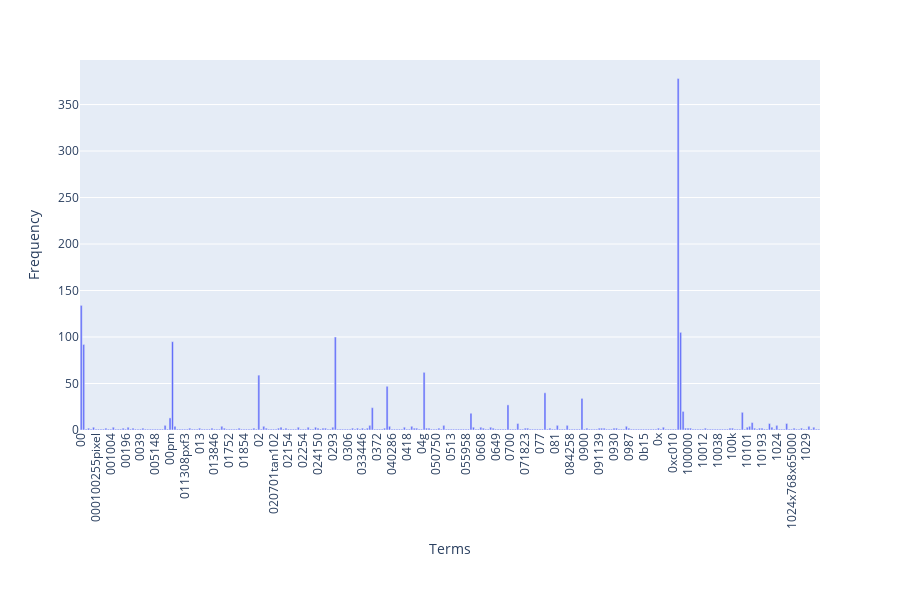

This figure's notebook cell:
### Markdown cell above
### >>> **Exercise 12 (take home):**
If you want a nicer interactive visualization here, I would encourage you try to install and use plotly to achieve this.

### Code cell
# Answer here
import plotly.express as px

feature_names = count_vect.get_feature_names_out()[:300]
frequencies = term_frequencies[:300]


df = pd.DataFrame({'terms': feature_names,'frequency': frequencies})

# 使用 Plotly Express 建立互動式條形圖
fig = px.bar(df, 
             x='terms', 
             y='frequency',
             labels={'terms': 'Terms', 'frequency': 'Frequency'},
             height=600)

# 調整圖表樣式
fig.update_layout(
    xaxis_tickangle=-90,
    xaxis_title="Terms",
    yaxis_title="Frequency",
    showlegend=False,
    margin=dict(b=170)  # 增加底部邊距以容納旋轉的標籤
)

### Figure 1 — Plotly figure (JSON) as saved in the notebook; plotly's stock layout.template omitted (floating-point values rounded to 4 significant figures; data arrays with more than 128 entries replaced by an {"elided": "..."} marker saying what was removed)
{"data": [{"hovertemplate": "Terms=%{x}<br>Frequency=%{y}<extra></extra>", "legendgroup": "", "marker": {"color": "#636efa", "pattern": {"shape": ""}}, "name": "", "orientation": "v", "showlegend": false, "textposition": "auto", "type": "bar", "x": {"elided": "300 str values"}, "xaxis": "x", "y": {"elided": "300 int values"}, "yaxis": "y"}], "layout": {"barmode": "relative", "height": 600, "legend": {"tracegroupgap": 0}, "margin": {"b": 170, "t": 60}, "showlegend": false, "xaxis": {"anchor": "y", "domain": [0, 1], "tickangle": -90, "title": {"text": "Terms"}}, "yaxis": {"anchor": "x", "domain": [0, 1], "title": {"text": "Frequency"}}}}
